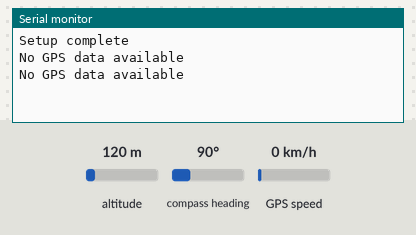
Bench run of a sketch on a simulated Arduino Uno, built with avr-gcc and run on an emulated ATmega328P. Parts: the last lines printed to the serial monitor. The test bench sets the inputs (shaded band); at power-on: altitude 120 m, GPS speed 0 km/h, compass heading 90°. The GPS gets a fix after 3 s at 37.7749, -122.4194 with 8 satellites.

Above: at 1.8 s.
1.9 s: altitude set to 20 m
At 4.0 s:
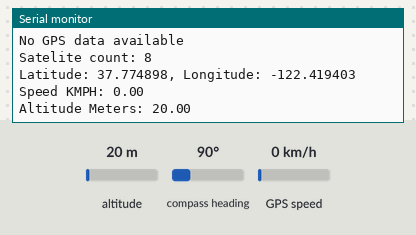
4.6 s: GPS speed set to 2 km/h
At 5.9 s:
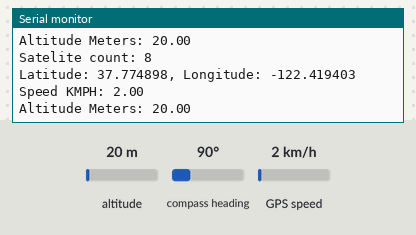
6.1 s: altitude set to 250 m
At 6.8 s:
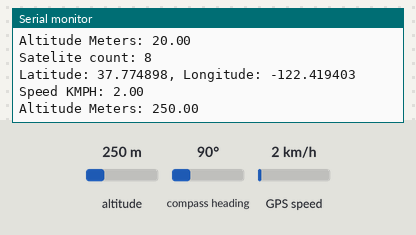

Measured:
- after the input at 1.9 s, the serial monitor: prints a new line after 1.3 s (image 1)
- after the input at 4.6 s, the serial monitor: prints a new line after 0.71 s (image 2)
- after the input at 6.1 s, the serial monitor: prints a new line after 0.31 s (image 3)

The sketch:

test_gps-FUNCTIONAL.ino
```cpp
#include <TinyGPS++.h>
#include <SoftwareSerial.h>

TinyGPSPlus gps;
SoftwareSerial ss(10, 11); // RX= 10, TX=11

void setup()
{
  Serial.begin(9600);
  ss.begin(9600);
  Serial.println(F("Setup complete"));
}

void loop()
{
  while (ss.available()) {
    gps.encode(ss.read());
  }
  if (gps.location.isUpdated())
  {
    Serial.print("Satelite count: ");
    Serial.println(gps.satellites.value());
    Serial.print("Latitude: ");
    Serial.print(gps.location.lat(), 6);
    Serial.print(", ");
    Serial.print("Longitude: ");
    Serial.println(gps.location.lng(), 6);
    Serial.print("Speed KMPH: ");
    Serial.println(gps.speed.kmph());
    Serial.print("Altitude Meters: ");
    Serial.println(gps.altitude.meters());
    Serial.println("");
  }
  else{
    Serial.println("No GPS data available");
  }
  delay(1000);
}
```
